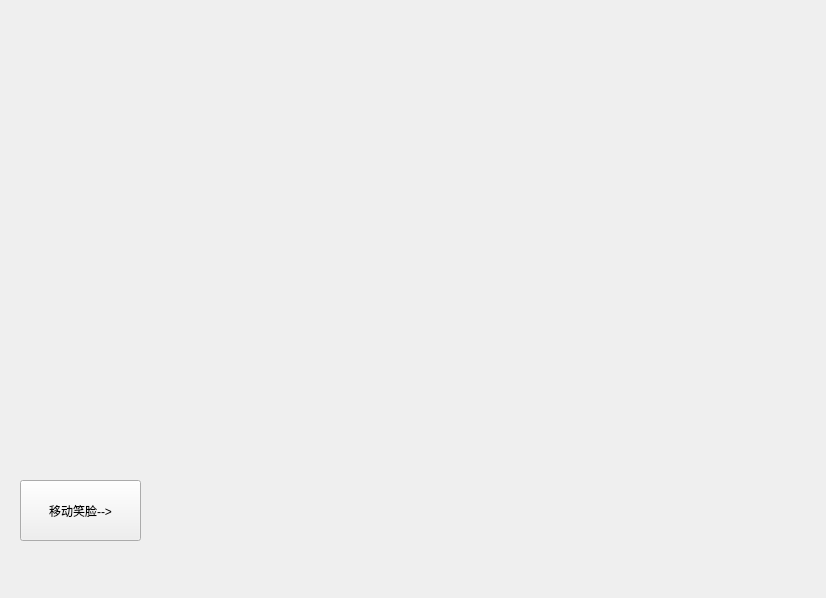
<?xml version="1.0" encoding="UTF-8"?>
<ui version="4.0">
 <class>MyWidget</class>
 <widget class="QWidget" name="MyWidget">
  <property name="geometry">
   <rect>
    <x>0</x>
    <y>0</y>
    <width>826</width>
    <height>598</height>
   </rect>
  </property>
  <property name="windowTitle">
   <string>MyWidget</string>
  </property>
  <widget class="QPushButton" name="pushButton">
   <property name="geometry">
    <rect>
     <x>20</x>
     <y>480</y>
     <width>121</width>
     <height>61</height>
    </rect>
   </property>
   <property name="text">
    <string>移动笑脸--&gt;</string>
   </property>
  </widget>
 </widget>
 <layoutdefault spacing="6" margin="11"/>
 <resources/>
 <connections/>
</ui>
